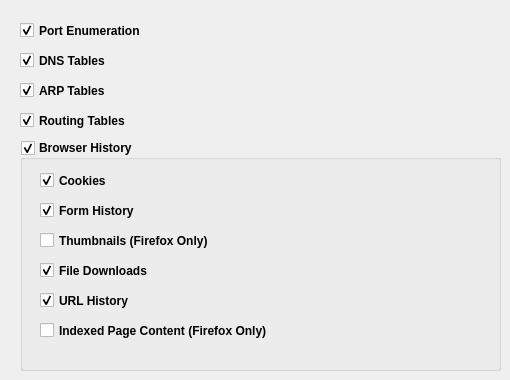
       <widget class="QWidget" name="tab_network_2">
        <property name="autoFillBackground">
         <bool>true</bool>
        </property>
        <attribute name="title">
         <string>Network</string>
        </attribute>
        <widget class="QCheckBox" name="checkBox_105">
         <property name="geometry">
          <rect>
           <x>20</x>
           <y>20</y>
           <width>161</width>
           <height>21</height>
          </rect>
         </property>
         <property name="font">
          <font>
           <pointsize>9</pointsize>
           <weight>75</weight>
           <bold>true</bold>
          </font>
         </property>
         <property name="text">
          <string>Port Enumeration</string>
         </property>
         <property name="checked">
          <bool>true</bool>
         </property>
        </widget>
        <widget class="QCheckBox" name="checkBox_106">
         <property name="geometry">
          <rect>
           <x>20</x>
           <y>50</y>
           <width>161</width>
           <height>21</height>
          </rect>
         </property>
         <property name="font">
          <font>
           <pointsize>9</pointsize>
           <weight>75</weight>
           <bold>true</bold>
          </font>
         </property>
         <property name="text">
          <string>DNS Tables</string>
         </property>
         <property name="checked">
          <bool>true</bool>
         </property>
        </widget>
        <widget class="QCheckBox" name="checkBox_107">
         <property name="geometry">
          <rect>
           <x>20</x>
           <y>80</y>
           <width>121</width>
           <height>21</height>
          </rect>
         </property>
         <property name="font">
          <font>
           <pointsize>9</pointsize>
           <weight>75</weight>
           <bold>true</bold>
          </font>
         </property>
         <property name="text">
          <string>ARP Tables</string>
         </property>
         <property name="checked">
          <bool>true</bool>
         </property>
        </widget>
        <widget class="QCheckBox" name="checkBox_108">
         <property name="geometry">
          <rect>
           <x>20</x>
           <y>110</y>
           <width>121</width>
           <height>21</height>
          </rect>
         </property>
         <property name="font">
          <font>
           <pointsize>9</pointsize>
           <weight>75</weight>
           <bold>true</bold>
          </font>
         </property>
         <property name="text">
          <string>Routing Tables</string>
         </property>
         <property name="checked">
          <bool>true</bool>
         </property>
        </widget>
        <widget class="QGroupBox" name="network_BrowserHistory_group_2">
         <property name="geometry">
          <rect>
           <x>20</x>
           <y>140</y>
           <width>481</width>
           <height>231</height>
          </rect>
         </property>
         <property name="font">
          <font>
           <pointsize>9</pointsize>
           <weight>75</weight>
           <bold>true</bold>
          </font>
         </property>
         <property name="title">
          <string>Browser History</string>
         </property>
         <property name="flat">
          <bool>true</bool>
         </property>
         <property name="checkable">
          <bool>true</bool>
         </property>
         <property name="checked">
          <bool>true</bool>
         </property>
         <widget class="QCheckBox" name="checkBox_109">
          <property name="geometry">
           <rect>
            <x>20</x>
            <y>30</y>
            <width>82</width>
            <height>21</height>
           </rect>
          </property>
          <property name="text">
           <string>Cookies</string>
          </property>
          <property name="checked">
           <bool>true</bool>
          </property>
         </widget>
         <widget class="QCheckBox" name="checkBox_110">
          <property name="geometry">
           <rect>
            <x>20</x>
            <y>60</y>
            <width>111</width>
            <height>21</height>
           </rect>
          </property>
          <property name="text">
           <string>Form History</string>
          </property>
          <property name="checked">
           <bool>true</bool>
          </property>
         </widget>
         <widget class="QCheckBox" name="checkBox_111">
          <property name="geometry">
           <rect>
            <x>20</x>
            <y>90</y>
            <width>191</width>
            <height>21</height>
           </rect>
          </property>
          <property name="text">
           <string>Thumbnails (Firefox Only)</string>
          </property>
          <property name="checked">
           <bool>false</bool>
          </property>
         </widget>
         <widget class="QCheckBox" name="checkBox_112">
          <property name="geometry">
           <rect>
            <x>20</x>
            <y>120</y>
            <width>121</width>
            <height>21</height>
           </rect>
          </property>
          <property name="text">
           <string>File Downloads</string>
          </property>
          <property name="checked">
           <bool>true</bool>
          </property>
         </widget>
         <widget class="QCheckBox" name="checkBox_113">
          <property name="geometry">
           <rect>
            <x>20</x>
            <y>150</y>
            <width>161</width>
            <height>21</height>
           </rect>
          </property>
          <property name="text">
           <string>URL History</string>
          </property>
          <property name="checked">
           <bool>true</bool>
          </property>
         </widget>
         <widget class="QCheckBox" name="checkBox_114">
          <property name="geometry">
           <rect>
            <x>20</x>
            <y>180</y>
            <width>241</width>
            <height>21</height>
           </rect>
          </property>
          <property name="text">
           <string>Indexed Page Content (Firefox Only)</string>
          </property>
         </widget>
        </widget>
       </widget>
